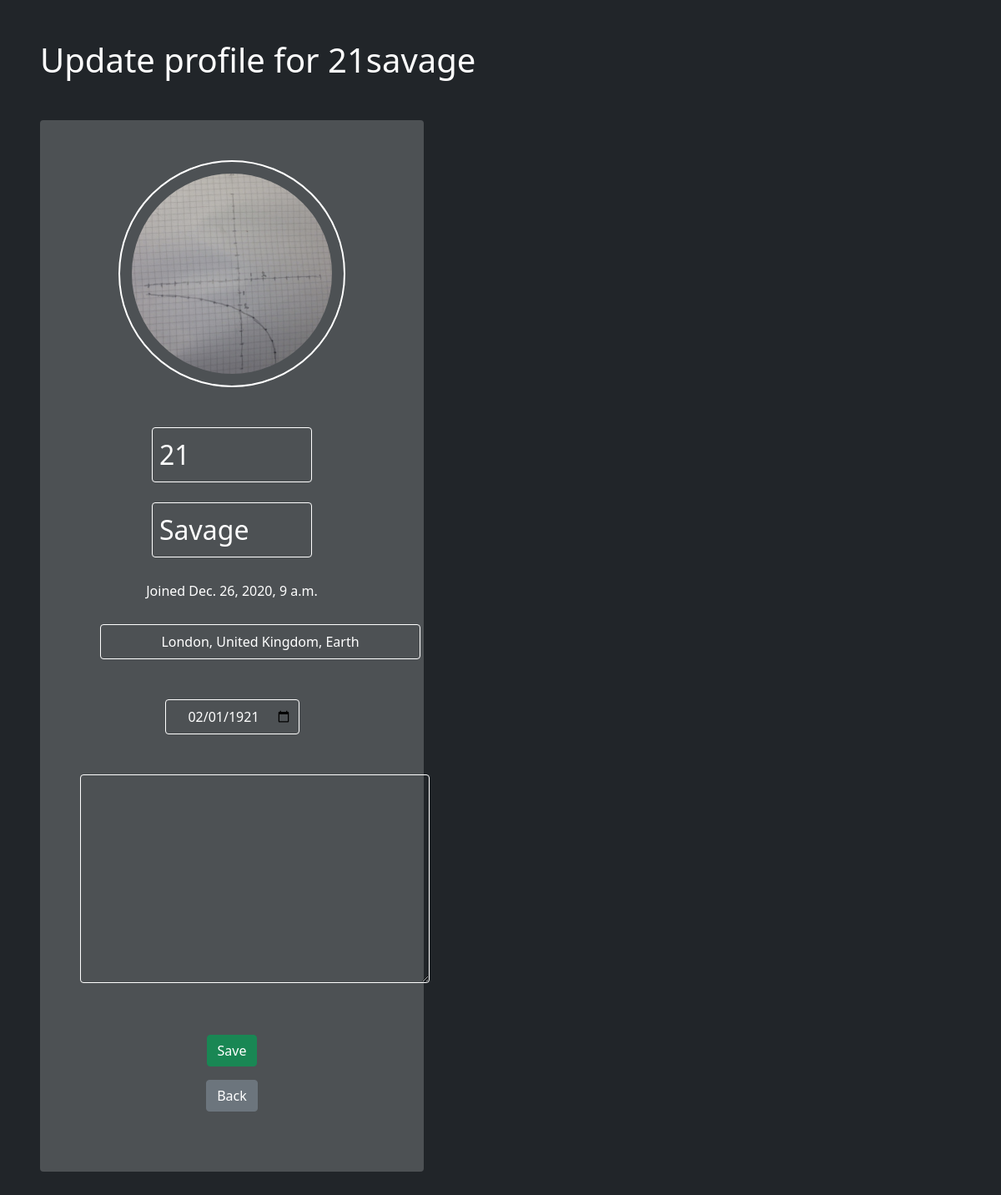
The app's page /profiles/10/update (signed in) with its own data.
### forum/models.py (models this page shows, shortened)
class Profile (models.Model):
    forum_user = models.OneToOneField(ForumUser, on_delete=models.CASCADE)
    picture = models.ImageField(default='defpfp.jpg', upload_to='profiles/', null=True, blank=True)
    date_joined = models.DateTimeField(auto_now_add=True)
    description = models.CharField(max_length=500, null=True, blank=True)
    @property
    def picture_url (self):
        try:
            return self.picture.url
        except:
            return ''

class ForumUser (models.Model):
    user = models.OneToOneField(User, on_delete=models.CASCADE)
    first_name = models.CharField(max_length=30)
    surname = models.CharField(max_length=30)
    email = models.EmailField(max_length=100)
    phone = models.CharField(max_length=10, validators=[MinLengthValidator(10)])
    dob = models.DateField()
    location = models.CharField(max_length=100, null=True, blank=True)

### forum/views.py (the view, shortened to what this page needs)
# urls.py: path('profiles/<int:forum_user_id>/update', profile_update_view, name='profile-update'),
def profile_update_view (request, forum_user_id):
    if forum_user_id in [obj.id for obj in ForumUser.objects.all()]:
        profile = Profile.objects.get(forum_user=ForumUser.objects.get(id=forum_user_id))
        if not request.user.is_superuser:
            if not request.user.is_authenticated or request.user != profile.forum_user.user:
                return HttpResponseForbidden()
    else:
        raise Http404
    return render(request, 'forum/profile-update.html', { 'profile': profile })

### forum/templates/forum/profile-update.html (shortened to what this page needs)
{% extends 'forum/base.html' %}
{% load static %}
{% block content %}
    <h1 class="mb-5">Update profile for {{ profile.forum_user.user.username }} </h1>
    <div style="background-color: #ffffff33;" class="col-5 p-5 rounded">
        <form enctype="multipart/form-data" id="pfp-form" method="POST"> {% csrf_token %}
            <div class="profile-img-outline">
                <div class="profile-img-container">
                </div>
            </div>
        </form>
        <form method="POST" class="mx-auto text-center" id='profile-info-form' onsubmit="">{% csrf_token %}
            <div class="mt-5">
                <input style="border: 1px solid white; width: 12rem; font-size: 2rem;" type="text"
                class="d-inline bg-transparent border-white rounded p-2 mb-4" name="first_name"
                value="{{ profile.forum_user.first_name }}">
                <input style="border: 1px solid white; width: 12rem; font-size: 2rem;" type="text"
                class="d-inline bg-transparent border-white rounded p-2 mb-4" name="surname"
                value="{{ profile.forum_user.surname }}">
            </div>
            <p class="mx-auto text-center my-1">Joined {{ profile.date_joined }} </p>
            <input style="border: 1px solid white; width: 24rem;" type="text" name="location"
            class="text-center bg-transparent border-white rounded p-2 m-4"
            value="{{ profile.forum_user.location }}">
            <input style="border: 1px solid white;" type="date" class="text-center bg-transparent border-white rounded p-2 m-4" name="dob"
            value="{{ profile.forum_user.dob.year }}-{{profile.forum_user.dob.month|stringformat:'02d'}}-{{ profile.forum_user.dob.day|stringformat:'02d' }}">
            <textarea style="text-align: left;" class="text-left mt-4 rounded bg-transparent border-white p-3 " name="description"
            id="" cols="40" wrap="physical" rows="9">{% if profile.description %}{{ profile.description }}{% endif %}</textarea>
            <div class="mx-auto text-center mt-5">
                <button type="submit" class="btn btn-success my-2">Save</button>
                <p><a href="{% url 'profile' profile.forum_user.id %}" class="btn btn-secondary my-2">Back</a></p>
            </div>
        </form>
    </div>
{% endblock content %}

### static/css/base.css (style rules this page uses)
* { color: white; }

### records on screen
Profile: forum_user.user.username "21savage", first_name "21", surname "Savage", date_joined "Dec. 26, 2020, 9 a.m.", location "London, United Kingdom, Earth", dob "02/01/1921"
